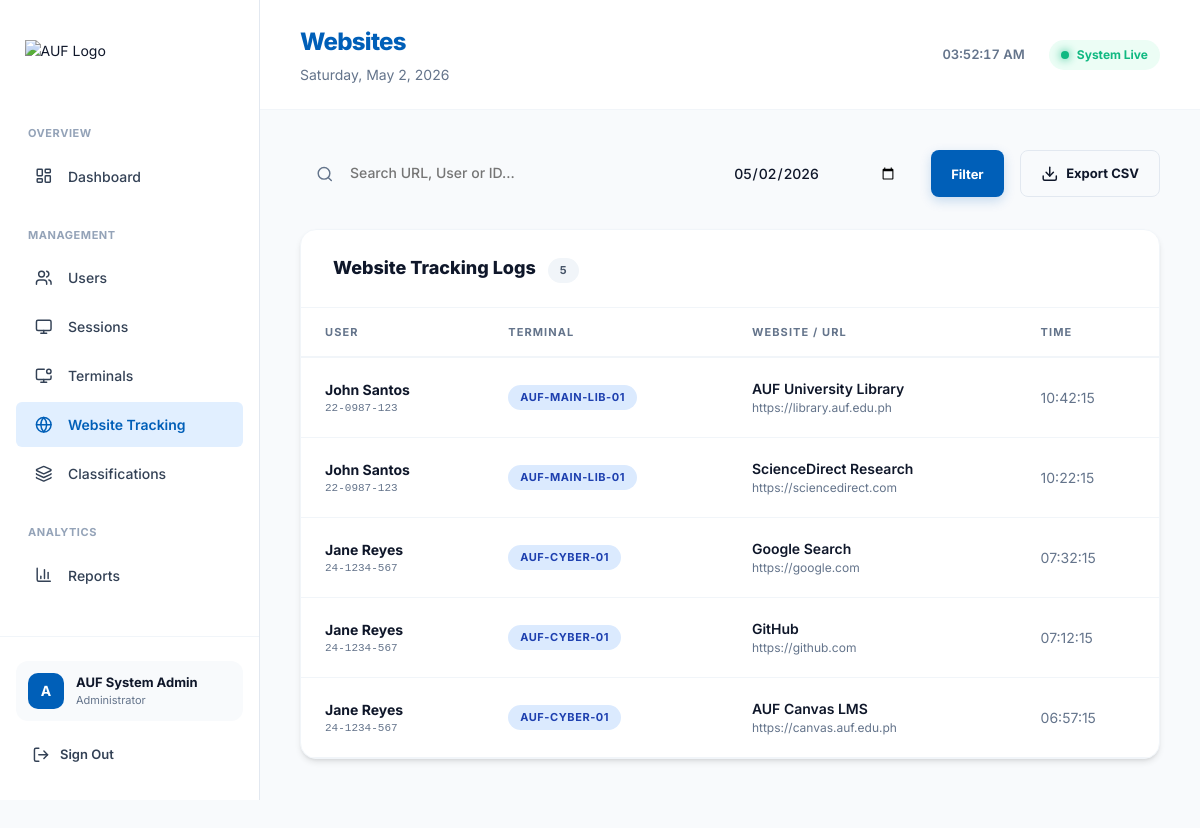
The page /server/admin/websites.php (signed in) on the database its author committed.
### tables this page shows
CREATE TABLE website_logs (
    id           INT UNSIGNED AUTO_INCREMENT PRIMARY KEY,
    session_id   INT UNSIGNED NOT NULL,
    user_id      INT UNSIGNED NOT NULL,
    website_id   INT UNSIGNED NOT NULL,
    visited_at   TIMESTAMP NOT NULL DEFAULT CURRENT_TIMESTAMP,
    FOREIGN KEY (session_id) REFERENCES sessions(id) ON UPDATE CASCADE ON DELETE CASCADE,
    FOREIGN KEY (user_id)    REFERENCES users(id)    ON UPDATE CASCADE ON DELETE CASCADE,
    FOREIGN KEY (website_id) REFERENCES websites(id) ON UPDATE CASCADE ON DELETE CASCADE,
    INDEX idx_session_id (session_id),
    INDEX idx_visited_at (visited_at)
);

CREATE TABLE users (
    id               INT UNSIGNED AUTO_INCREMENT PRIMARY KEY,
    user_id          VARCHAR(50)  NOT NULL UNIQUE COMMENT 'Staff ID or Student ID',
    first_name       VARCHAR(100) DEFAULT NULL,
    middle_name      VARCHAR(100) DEFAULT NULL,
    last_name        VARCHAR(100) DEFAULT NULL,
    name             VARCHAR(255) NOT NULL,
    username         VARCHAR(100) DEFAULT NULL,
    email            VARCHAR(150) DEFAULT NULL,
    password_hash    VARCHAR(255) NOT NULL,
    role             ENUM('student', 'staff', 'admin') NOT NULL DEFAULT 'student',
    status           ENUM('active', 'inactive', 'suspended') NOT NULL DEFAULT 'active',
    contact_number   VARCHAR(50)  DEFAULT NULL,
    designation      VARCHAR(100) DEFAULT NULL,
    college_id       INT UNSIGNED DEFAULT NULL,
    gender           ENUM('Male', 'Female', 'Other') DEFAULT NULL,
    year             VARCHAR(10)  DEFAULT NULL,
    department_id    INT UNSIGNED DEFAULT NULL,
    degree_id        INT UNSIGNED DEFAULT NULL,
    specialization_id INT UNSIGNED DEFAULT NULL,
    user_type        VARCHAR(50)  DEFAULT NULL COMMENT 'Legacy/Import category label',
    ra_expiry_date   DATE         DEFAULT NULL,
    rank             VARCHAR(50)  DEFAULT NULL,
    batch            VARCHAR(50)  DEFAULT NULL,
    cadre            VARCHAR(100) DEFAULT NULL,
    dob              DATE         DEFAULT NULL,
    creation_date    TIMESTAMP NOT NULL DEFAULT CURRENT_TIMESTAMP,
    updated_at       TIMESTAMP NOT NULL DEFAULT CURRENT_TIMESTAMP ON UPDATE CURRENT_TIMESTAMP,
    FOREIGN KEY (college_id)    REFERENCES colleges(id)    ON UPDATE CASCADE ON DELETE SET NULL,
    FOREIGN KEY (department_id) REFERENCES departments(id) ON UPDATE CASCADE ON DELETE SET NULL,
    FOREIGN KEY (degree_id)     REFERENCES degrees(id)     ON UPDATE CASCADE ON DELETE SET NULL,
    FOREIGN KEY (specialization_id) REFERENCES specializations(id) ON UPDATE CASCADE ON DELETE SET NULL,
    INDEX idx_user_id (user_id),
    INDEX idx_status (status)
);

CREATE TABLE terminals (
    id            INT UNSIGNED AUTO_INCREMENT PRIMARY KEY,
    terminal_code VARCHAR(30)  NOT NULL UNIQUE COMMENT 'e.g. PC-01',
    terminal_name VARCHAR(100) DEFAULT NULL,
    pc_hostname   VARCHAR(150) DEFAULT NULL,
    campus_id     INT UNSIGNED DEFAULT NULL,
    room_id       INT UNSIGNED DEFAULT NULL,
    status        ENUM('online', 'offline', 'maintenance') NOT NULL DEFAULT 'offline',
    last_seen     TIMESTAMP NULL DEFAULT NULL,
    creation_date TIMESTAMP NOT NULL DEFAULT CURRENT_TIMESTAMP,
    FOREIGN KEY (campus_id) REFERENCES campuses(id) ON UPDATE CASCADE ON DELETE SET NULL,
    FOREIGN KEY (room_id)   REFERENCES rooms(id)   ON UPDATE CASCADE ON DELETE SET NULL,
    INDEX idx_status (status)
);

CREATE TABLE websites (
    id            INT UNSIGNED AUTO_INCREMENT PRIMARY KEY,
    url           TEXT NOT NULL,
    title         VARCHAR(255) DEFAULT NULL,
    created_at    TIMESTAMP DEFAULT CURRENT_TIMESTAMP,
    UNIQUE INDEX idx_url_hash (url(255))
);

### server/includes/helpers.php (called while the page is built, shortened)
<?php
function h(?string $str): string {
    return htmlspecialchars($str ?? '', ENT_QUOTES | ENT_HTML5, 'UTF-8');
}

### server/admin/websites.php (the view, shortened to what this page needs)
<?php
require_once __DIR__ . '/../includes/helpers.php';
$pdo = db();
$search = trim($_GET['search'] ?? '');
$date   = $_GET['date'] ?? date('Y-m-d');
$query = "SELECT wl.*, ws.url, ws.title, u.name AS user_name, u.user_id AS user_code, t.terminal_code
          FROM website_logs wl
          JOIN websites ws ON wl.website_id = ws.id
          JOIN users u ON u.id = wl.user_id
          JOIN sessions s ON s.id = wl.session_id
          JOIN terminals t ON t.id = s.terminal_id
          WHERE (DATE(wl.visited_at) = :dt)
          AND (:sh = '' OR ws.url LIKE :sh2 OR u.name LIKE :sh3 OR u.user_id LIKE :sh4)
          ORDER BY wl.visited_at DESC";
$stmt = $pdo->prepare($query);
$stmt->execute([
    ':dt'  => $date,
    ':sh'  => $search,
    ':sh2' => "%$search%",
    ':sh3' => "%$search%",
    ':sh4' => "%$search%"
]);
$logs = $stmt->fetchAll();
include __DIR__ . '/partials/header.php';
?>
<div class="filter-bar">
  <form method="GET" style="display:flex; gap:16px; width:100%; flex-wrap:wrap">
    <div class="search-wrap" style="flex:1">
      <i data-lucide="search" class="search-icon"></i>
      <input type="text" name="search" class="form-control search-input" placeholder="Search URL, User or ID..." value="<?= h($search) ?>">
    </div>
    <div style="width:200px">
      <input type="date" name="date" class="form-control" value="<?= h($date) ?>" onchange="this.form.submit()">
    </div>
    <button type="submit" class="btn btn-primary">Filter</button>
    <a href="?date=<?= $date ?>&search=<?= h($search) ?>&export=1" class="btn btn-outline"><i data-lucide="download"></i> Export CSV</a>
  </form>
</div>
<div class="card">
  <div class="card-header">
    <span class="card-title">Website Tracking Logs <span class="badge badge-gray" style="margin-left:8px"><?= count($logs) ?></span></span>
  </div>
  <?php if (empty($logs)): ?>
    <div class="empty-state">
      <div class="empty-icon"><i data-lucide="globe"></i></div>
      <p>No website visits tracked for this criteria.</p>
    </div>
  <?php else: ?>
    <div class="table-wrap">
      <table>
        <thead>
          <tr>
            <th>User</th>
            <th>Terminal</th>
            <th>Website / URL</th>
            <th>Time</th>
          </tr>
        </thead>
        <tbody>
          <?php foreach ($logs as $l): ?>
          <tr>
            <td>
              <div style="font-weight:700"><?= h($l['user_name']) ?></div>
              <div class="mono td-muted" style="font-size:11px"><?= h($l['user_code']) ?></div>
            </td>
            <td>
              <span class="badge badge-blue"><?= h($l['terminal_code']) ?></span>
            </td>
            <td style="max-width: 400px; overflow: hidden;">
              <div style="font-weight:600; color: var(--text-primary); text-overflow: ellipsis; white-space: nowrap; overflow: hidden;" title="<?= h($l['title'] ?? 'No Title') ?>">
                <?= h($l['title'] ?: 'Untitled Page') ?>
              </div>
              <a href="<?= h($l['url']) ?>" target="_blank" class="td-muted" style="font-size:12px; display: block; text-overflow: ellipsis; white-space: nowrap; overflow: hidden;">
                <?= h($l['url']) ?>
              </a>
            </td>
            <td class="td-muted">
              <?= date('H:i:s', strtotime($l['visited_at'])) ?>
            </td>
          </tr>
          <?php endforeach; ?>
        </tbody>
      </table>
    </div>
  <?php endif; ?>
</div>
<?php include __DIR__ . '/partials/footer.php'; ?>

### server/assets/css/admin.css (style rules this page uses)
:root { --primary: #005FB8; --secondary: #E1EFFF; --tertiary: #A04401; --neutral-bg: #F9F9F9; --bg-base: #F8FAFC; --bg-surface: #FFFFFF; --bg-sidebar: #FFFFFF; --text-primary: #0F172A; --text-secondary: #334155; --text-muted: #64748B; --text-faint: #94A3B8; --border: #E2E8F0; --border-light: #F1F5F9; --success: #10B981; --warning: #F59E0B; --danger: #EF4444; --info: #3B82F6; --sidebar-width: 260px; --shadow-sm: 0 1px 3px 0 rgb(0 0 0 / 0.1), 0 1px 2px -1px rgb(0 0 0 / 0.1); --shadow: 0 4px 6px -1px rgb(0 0 0 / 0.1), 0 2px 4px -2px rgb(0 0 0 / 0.1); --shadow-lg: 0 10px 15px -3px rgb(0 0 0 / 0.1), 0 4px 6px -4px rgb(0 0 0 / 0.1); --radius-sm: 6px; --radius: 12px; --radius-lg: 16px; --transition: 0.2s cubic-bezier(0.4, 0, 0.2, 1); }
*, *::before, *::after { box-sizing: border-box; margin: 0; padding: 0; }
html, body { height: 100%; font-family: 'Inter', system-ui, -apple-system, sans-serif; background-color: var(--bg-base) !important; color: var(--text-primary); font-size: 14px; line-height: 1.5; -webkit-font-smoothing: antialiased; }
i[data-lucide], .lucide { display: inline-block; width: 1.25rem; height: 1.25rem; vertical-align: middle; stroke-width: 2px; }
a { color: var(--primary); text-decoration: none; transition: all var(--transition); }
button, input, select, textarea { font-family: inherit; font-size: inherit; }
.card { background: var(--bg-surface); border-radius: var(--radius-lg); box-shadow: var(--shadow); border: 1px solid var(--border-light); overflow: hidden; margin-bottom: 32px; }
.card-header { padding: 24px 32px; border-bottom: 1px solid var(--border-light); display: flex; align-items: center; justify-content: space-between; }
.card-title { font-size: 18px; font-weight: 800; color: var(--text-primary); }
.table-wrap { overflow-x: auto; }
table { width: 100%; border-collapse: collapse; }
thead th { padding: 16px 24px; text-align: left; font-size: 11px; font-weight: 700; text-transform: uppercase; letter-spacing: 0.1em; color: var(--text-muted); border-bottom: 2px solid var(--border-light); }
tbody tr { border-bottom: 1px solid var(--border-light); transition: all var(--transition); }
td { padding: 20px 24px; vertical-align: middle; }
.td-muted { color: var(--text-muted); }
.mono { font-family: 'SFMono-Regular', Consolas, 'Liberation Mono', Menlo, monospace; font-size: 12px; }
.badge { display: inline-flex; align-items: center; gap: 6px; font-size: 11px; font-weight: 700; padding: 4px 12px; border-radius: 30px; text-transform: uppercase; letter-spacing: 0.05em; }
.badge-blue { background: #DBEAFE; color: #1E40AF; }
.badge-gray { background: #F1F5F9; color: #475569; }
.btn { display: inline-flex; align-items: center; justify-content: center; gap: 8px; padding: 10px 20px; border-radius: 8px; font-size: 13px; font-weight: 700; cursor: pointer; border: none; transition: all var(--transition); }
.btn-primary { background: var(--primary); color: white; box-shadow: 0 4px 12px rgba(0, 95, 184, 0.2); }
.btn-outline { background: transparent; border: 1px solid var(--border); color: var(--text-primary); }
.form-control { width: 100%; padding: 12px 16px; background: var(--bg-base); border: 2px solid transparent; border-radius: 10px; color: var(--text-primary); font-weight: 500; transition: all var(--transition); outline: none; }
.filter-bar { display: flex; align-items: center; gap: 16px; margin-bottom: 32px; flex-wrap: wrap; }
.search-wrap { position: relative; flex: 1; min-width: 260px; }
.search-icon { position: absolute; left: 16px; top: 50%; transform: translateY(-50%); color: var(--text-muted); font-size: 18px; }
.search-input { padding-left: 48px; }

### rows shown on the page
website_logs: user.name "John Santos", user.user_id "22-0987-123", terminals.terminal_code "AUF-MAIN-LIB-01", website.title "AUF University Library", website.url "https://library.auf.edu.ph", visited_at "10:42:15"
website_logs: user.name "John Santos", user.user_id "22-0987-123", terminals.terminal_code "AUF-MAIN-LIB-01", website.title "ScienceDirect Research", website.url "https://sciencedirect.com", visited_at "10:22:15"
website_logs: user.name "Jane Reyes", user.user_id "24-1234-567", terminals.terminal_code "AUF-CYBER-01", website.title "Google Search", website.url "https://google.com", visited_at "07:32:15"
website_logs: user.name "Jane Reyes", user.user_id "24-1234-567", terminals.terminal_code "AUF-CYBER-01", website.title "GitHub", website.url "https://github.com", visited_at "07:12:15"
website_logs: user.name "Jane Reyes", user.user_id "24-1234-567", terminals.terminal_code "AUF-CYBER-01", website.title "AUF Canvas LMS", website.url "https://canvas.auf.edu.ph", visited_at "06:57:15"

### other values the page prints
substr($admin['name'], 0, 1) "A"
$admin['name'] "AUF System Admin"
$page "Websites"
count($logs) "5"
